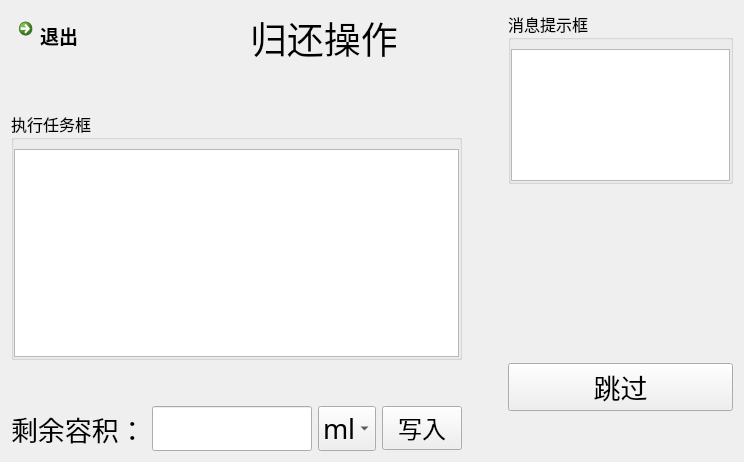
<?xml version="1.0" encoding="UTF-8"?>
<ui version="4.0">
 <class>Dg_ExecCheck</class>
 <widget class="QDialog" name="Dg_ExecCheck">
  <property name="geometry">
   <rect>
    <x>0</x>
    <y>0</y>
    <width>744</width>
    <height>462</height>
   </rect>
  </property>
  <property name="windowTitle">
   <string>Dialog</string>
  </property>
  <layout class="QGridLayout" name="gridLayout_3">
   <item row="0" column="0">
    <layout class="QHBoxLayout" name="horizontalLayout_3" stretch="2,0,1">
     <item>
      <layout class="QVBoxLayout" name="verticalLayout" stretch="0,0,2,0,0">
       <item>
        <layout class="QHBoxLayout" name="horizontalLayout_2">
         <item>
          <widget class="QCommandLinkButton" name="CB_return">
           <property name="font">
            <font>
             <family>Segoe UI</family>
             <pointsize>14</pointsize>
            </font>
           </property>
           <property name="text">
            <string>退出</string>
           </property>
          </widget>
         </item>
         <item>
          <spacer name="horizontalSpacer_2">
           <property name="orientation">
            <enum>Qt::Horizontal</enum>
           </property>
           <property name="sizeHint" stdset="0">
            <size>
             <width>40</width>
             <height>20</height>
            </size>
           </property>
          </spacer>
         </item>
         <item>
          <widget class="QLabel" name="lB_title">
           <property name="font">
            <font>
             <family>Agency FB</family>
             <pointsize>28</pointsize>
            </font>
           </property>
           <property name="text">
            <string>归还操作</string>
           </property>
          </widget>
         </item>
         <item>
          <spacer name="horizontalSpacer_3">
           <property name="orientation">
            <enum>Qt::Horizontal</enum>
           </property>
           <property name="sizeHint" stdset="0">
            <size>
             <width>40</width>
             <height>20</height>
            </size>
           </property>
          </spacer>
         </item>
        </layout>
       </item>
       <item>
        <spacer name="verticalSpacer">
         <property name="orientation">
          <enum>Qt::Vertical</enum>
         </property>
         <property name="sizeHint" stdset="0">
          <size>
           <width>20</width>
           <height>40</height>
          </size>
         </property>
        </spacer>
       </item>
       <item>
        <widget class="QGroupBox" name="groupBox">
         <property name="font">
          <font>
           <family>Sans Serif</family>
           <pointsize>12</pointsize>
          </font>
         </property>
         <property name="title">
          <string>执行任务框</string>
         </property>
         <layout class="QGridLayout" name="gridLayout">
          <property name="leftMargin">
           <number>0</number>
          </property>
          <property name="topMargin">
           <number>9</number>
          </property>
          <property name="rightMargin">
           <number>0</number>
          </property>
          <property name="bottomMargin">
           <number>0</number>
          </property>
          <property name="spacing">
           <number>0</number>
          </property>
          <item row="0" column="0">
           <widget class="QTableView" name="TV_exec"/>
          </item>
         </layout>
        </widget>
       </item>
       <item>
        <spacer name="verticalSpacer_2">
         <property name="orientation">
          <enum>Qt::Vertical</enum>
         </property>
         <property name="sizeHint" stdset="0">
          <size>
           <width>20</width>
           <height>40</height>
          </size>
         </property>
        </spacer>
       </item>
       <item>
        <layout class="QHBoxLayout" name="horizontalLayout">
         <item>
          <widget class="QLabel" name="lB_volum">
           <property name="font">
            <font>
             <family>Agency FB</family>
             <pointsize>20</pointsize>
            </font>
           </property>
           <property name="text">
            <string>剩余容积：</string>
           </property>
          </widget>
         </item>
         <item>
          <widget class="QLineEdit" name="lE_volum">
           <property name="font">
            <font>
             <family>Agency FB</family>
             <pointsize>20</pointsize>
            </font>
           </property>
          </widget>
         </item>
         <item>
          <widget class="QComboBox" name="CB_unit">
           <property name="font">
            <font>
             <family>Agency FB</family>
             <pointsize>20</pointsize>
            </font>
           </property>
           <item>
            <property name="text">
             <string>ml</string>
            </property>
           </item>
           <item>
            <property name="text">
             <string>g</string>
            </property>
           </item>
          </widget>
         </item>
         <item>
          <widget class="QPushButton" name="pB_sure">
           <property name="font">
            <font>
             <family>Agency FB</family>
             <pointsize>18</pointsize>
            </font>
           </property>
           <property name="text">
            <string>写入</string>
           </property>
          </widget>
         </item>
         <item>
          <spacer name="horizontalSpacer">
           <property name="orientation">
            <enum>Qt::Horizontal</enum>
           </property>
           <property name="sizeHint" stdset="0">
            <size>
             <width>40</width>
             <height>20</height>
            </size>
           </property>
          </spacer>
         </item>
        </layout>
       </item>
      </layout>
     </item>
     <item>
      <spacer name="horizontalSpacer_4">
       <property name="orientation">
        <enum>Qt::Horizontal</enum>
       </property>
       <property name="sizeHint" stdset="0">
        <size>
         <width>40</width>
         <height>20</height>
        </size>
       </property>
      </spacer>
     </item>
     <item>
      <layout class="QVBoxLayout" name="verticalLayout_2" stretch="1,1,0,0">
       <item>
        <widget class="QGroupBox" name="groupBox_2">
         <property name="font">
          <font>
           <family>Sans Serif</family>
           <pointsize>12</pointsize>
          </font>
         </property>
         <property name="title">
          <string>消息提示框</string>
         </property>
         <layout class="QGridLayout" name="gridLayout_2">
          <property name="leftMargin">
           <number>0</number>
          </property>
          <property name="topMargin">
           <number>9</number>
          </property>
          <property name="rightMargin">
           <number>0</number>
          </property>
          <property name="bottomMargin">
           <number>0</number>
          </property>
          <property name="spacing">
           <number>0</number>
          </property>
          <item row="0" column="0">
           <widget class="QTextBrowser" name="textB_message">
            <property name="font">
             <font>
              <family>Sans Serif</family>
              <pointsize>10</pointsize>
             </font>
            </property>
           </widget>
          </item>
         </layout>
        </widget>
       </item>
       <item>
        <spacer name="verticalSpacer_3">
         <property name="orientation">
          <enum>Qt::Vertical</enum>
         </property>
         <property name="sizeHint" stdset="0">
          <size>
           <width>20</width>
           <height>40</height>
          </size>
         </property>
        </spacer>
       </item>
       <item>
        <widget class="QPushButton" name="pB_jump">
         <property name="font">
          <font>
           <family>Agency FB</family>
           <pointsize>20</pointsize>
          </font>
         </property>
         <property name="text">
          <string>跳过</string>
         </property>
        </widget>
       </item>
       <item>
        <spacer name="verticalSpacer_4">
         <property name="orientation">
          <enum>Qt::Vertical</enum>
         </property>
         <property name="sizeHint" stdset="0">
          <size>
           <width>20</width>
           <height>40</height>
          </size>
         </property>
        </spacer>
       </item>
      </layout>
     </item>
    </layout>
   </item>
  </layout>
 </widget>
 <resources/>
 <connections/>
</ui>
